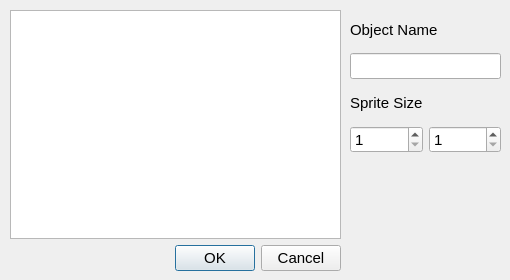
<?xml version="1.0" encoding="UTF-8"?>
<ui version="4.0">
 <class>SpritePropertyEditorDialog</class>
 <widget class="QDialog" name="SpritePropertyEditorDialog">
  <property name="geometry">
   <rect>
    <x>0</x>
    <y>0</y>
    <width>510</width>
    <height>280</height>
   </rect>
  </property>
  <property name="minimumSize">
   <size>
    <width>510</width>
    <height>280</height>
   </size>
  </property>
  <property name="maximumSize">
   <size>
    <width>510</width>
    <height>280</height>
   </size>
  </property>
  <property name="font">
   <font>
    <pointsize>11</pointsize>
   </font>
  </property>
  <property name="mouseTracking">
   <bool>false</bool>
  </property>
  <property name="windowTitle">
   <string>Setup Sprite </string>
  </property>
  <widget class="QWidget" name="layoutWidget">
   <property name="geometry">
    <rect>
     <x>350</x>
     <y>12</y>
     <width>151</width>
     <height>141</height>
    </rect>
   </property>
   <layout class="QVBoxLayout" name="verticalLayout">
    <item>
     <widget class="QLabel" name="label_objectName">
      <property name="text">
       <string>Object Name</string>
      </property>
     </widget>
    </item>
    <item>
     <widget class="QLineEdit" name="input_objectName"/>
    </item>
    <item>
     <widget class="QLabel" name="label_spriteSize">
      <property name="text">
       <string>Sprite Size</string>
      </property>
     </widget>
    </item>
    <item>
     <layout class="QHBoxLayout" name="horizontalLayout">
      <item>
       <widget class="QSpinBox" name="spinBox_width">
        <property name="minimum">
         <number>1</number>
        </property>
        <property name="maximum">
         <number>1000</number>
        </property>
       </widget>
      </item>
      <item>
       <widget class="QSpinBox" name="spinBox_height">
        <property name="minimum">
         <number>1</number>
        </property>
        <property name="maximum">
         <number>1000</number>
        </property>
       </widget>
      </item>
     </layout>
    </item>
   </layout>
  </widget>
  <widget class="QWidget" name="layoutWidget">
   <property name="geometry">
    <rect>
     <x>10</x>
     <y>10</y>
     <width>331</width>
     <height>261</height>
    </rect>
   </property>
   <layout class="QVBoxLayout" name="verticalLayout_2">
    <item>
     <widget class="QGraphicsView" name="graphicsView">
      <property name="mouseTracking">
       <bool>true</bool>
      </property>
     </widget>
    </item>
    <item>
     <widget class="QDialogButtonBox" name="buttonBox">
      <property name="orientation">
       <enum>Qt::Horizontal</enum>
      </property>
      <property name="standardButtons">
       <set>QDialogButtonBox::Cancel|QDialogButtonBox::Ok</set>
      </property>
     </widget>
    </item>
   </layout>
  </widget>
 </widget>
 <resources/>
 <connections>
  <connection>
   <sender>buttonBox</sender>
   <signal>accepted()</signal>
   <receiver>SpritePropertyEditorDialog</receiver>
   <slot>accept()</slot>
   <hints>
    <hint type="sourcelabel">
     <x>248</x>
     <y>254</y>
    </hint>
    <hint type="destinationlabel">
     <x>157</x>
     <y>274</y>
    </hint>
   </hints>
  </connection>
  <connection>
   <sender>buttonBox</sender>
   <signal>rejected()</signal>
   <receiver>SpritePropertyEditorDialog</receiver>
   <slot>reject()</slot>
   <hints>
    <hint type="sourcelabel">
     <x>316</x>
     <y>260</y>
    </hint>
    <hint type="destinationlabel">
     <x>286</x>
     <y>274</y>
    </hint>
   </hints>
  </connection>
 </connections>
</ui>
